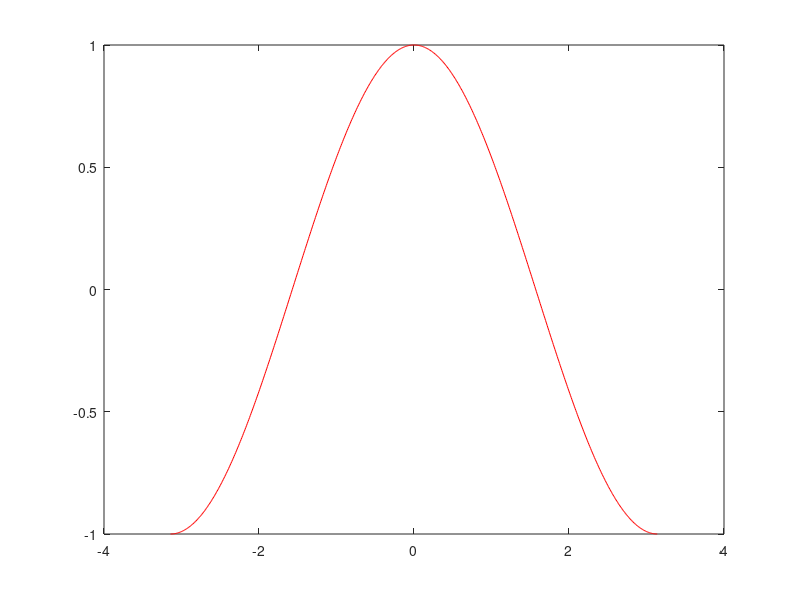

Here is the MATLAB script that generated this plot: (Note: this script raises an error after producing the figure.)
% FASP - Sheet2 - Giulia Baldini, Luis Fernandes, Agustin Vargas

function x = Sheet2Exercise3()
%% 
  % Outputs:
  % Plots two functions for comparison
  x = -pi:0.01:pi; 
  
  %% Plotting
  plot(x, cos(x), 'r'); hold on;
  plot(x, (1/2)*(exp(x*i) + e(x*i)), 'b');
  
end
